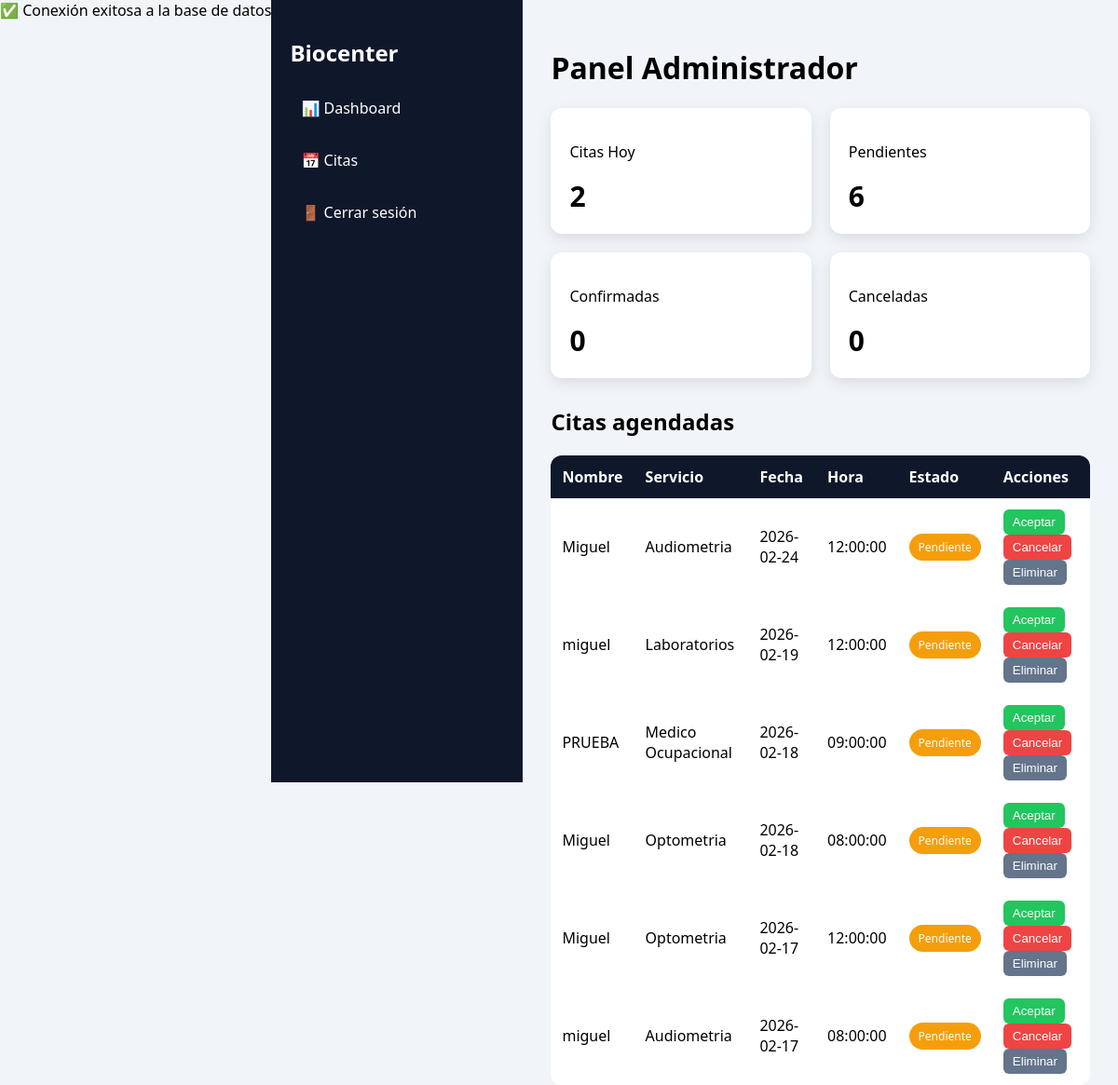
The page /.history/PHP/panel_20260217143322.php (signed in) on the database its author committed.
### tables this page shows
CREATE TABLE `citas` (
  `id` int(11) NOT NULL,
  `nombre_completo` varchar(150) NOT NULL,
  `email` varchar(120) NOT NULL,
  `telefono` varchar(20) NOT NULL,
  `tipo_servicio` enum('Medico Ocupacional','Optometria','Audiometria','Laboratorios') NOT NULL,
  `tipo_usuario` enum('Persona Natural','Empresa') NOT NULL,
  `fecha` date NOT NULL,
  `hora` time NOT NULL,
  `estado` enum('Pendiente','Confirmada','Cancelada') DEFAULT 'Pendiente',
  `fecha_registro` timestamp NOT NULL DEFAULT current_timestamp(),
  `observaciones` text DEFAULT NULL
);

### .history/PHP/panel_20260217143322.php (the view, shortened to what this page needs)
<?php
require "../conection/conexion.php";
$hoy = date("Y-m-d");
$citasHoy = $conn->query("SELECT COUNT(*) total FROM citas WHERE fecha='$hoy'")->fetch_assoc()['total'];
$pendientes = $conn->query("SELECT COUNT(*) total FROM citas WHERE estado='Pendiente'")->fetch_assoc()['total'];
$confirmadas = $conn->query("SELECT COUNT(*) total FROM citas WHERE estado='Confirmada'")->fetch_assoc()['total'];
$canceladas = $conn->query("SELECT COUNT(*) total FROM citas WHERE estado='Cancelada'")->fetch_assoc()['total'];
$citas = $conn->query("SELECT * FROM citas ORDER BY fecha DESC, hora DESC");
?>
<!DOCTYPE html>
<html lang="es">
<head>
</head>
<body>
<div class="sidebar">
<h2>Biocenter</h2>
<a href="#">📊 Dashboard</a>
<a href="#">📅 Citas</a>
<a href="logout.php">🚪 Cerrar sesión</a>
</div>
<div class="main">
<h1>Panel Administrador</h1>
<div class="cards">
<div class="card"><p>Citas Hoy</p><h3><?=$citasHoy?></h3></div>
<div class="card"><p>Pendientes</p><h3><?=$pendientes?></h3></div>
<div class="card"><p>Confirmadas</p><h3><?=$confirmadas?></h3></div>
<div class="card"><p>Canceladas</p><h3><?=$canceladas?></h3></div>
</div>
<h2>Citas agendadas</h2>
<table>
<tr>
<th>Nombre</th>
<th>Servicio</th>
<th>Fecha</th>
<th>Hora</th>
<th>Estado</th>
<th>Acciones</th>
</tr>
<?php while($row=$citas->fetch_assoc()): ?>
<tr>
<td><?=$row['nombre_completo']?></td>
<td><?=$row['tipo_servicio']?></td>
<td><?=$row['fecha']?></td>
<td><?=$row['hora']?></td>
<td>
<span class="estado
<?=
$row['estado']=="Pendiente"?"pendiente":
($row['estado']=="Confirmada"?"confirmada":"cancelada")
?>">
<?=$row['estado']?>
</span>
</td>
<td>
<form action="PHP/accion_cita.php" method="POST" style="display:inline;">
<button class="btn accept">Aceptar</button>
</form>
<form action="PHP/accion_cita.php" method="POST" style="display:inline;">
<button class="btn cancel">Cancelar</button>
</form>
<form action="PHP/accion_cita.php" method="POST" style="display:inline;">
<button class="btn delete">Eliminar</button>
</form>
</td>
</tr>
<?php endwhile; ?>
</table>
</div>
</body>
</html>

### .history/PHP/panel_20260217143322.php (style rules this page uses)
body { margin:0;font-family:'Segoe UI';display:flex;background:#f1f5f9; }
.sidebar { width:230px;background:#0f172a;height:100vh;color:white;padding:20px; }
.sidebar a { display:block;color:white;text-decoration:none;padding:12px;margin:10px 0;border-radius:6px; }
.main { flex:1;padding:30px; }
.cards { display:grid;grid-template-columns:repeat(auto-fit,minmax(200px,1fr));gap:20px;margin-bottom:30px; }
.card { background:white;padding:20px;border-radius:12px;box-shadow:0 5px 15px rgba(0,0,0,.1); }
.card h3 { margin:0;font-size:30px; }
table { width:100%;border-collapse:collapse;background:white;border-radius:12px;overflow:hidden; }
th,td { padding:12px;text-align:left; }
th { background:#0f172a;color:white; }
.estado { padding:6px 10px; border-radius:20px; color:white; font-size:12px; }
.pendiente { background:#f59e0b; }
.btn { padding:6px 10px;border:none;border-radius:6px;color:white;cursor:pointer; }
.accept { background:#22c55e; }
.cancel { background:#ef4444; }
.delete { background:#64748b; }

### rows shown on the page
citas: nombre_completo "Miguel", tipo_servicio "Audiometria", fecha "2026-02-24", hora "12:00:00", estado "Pendiente"
citas: nombre_completo "miguel", tipo_servicio "Laboratorios", fecha "2026-02-19", hora "12:00:00", estado "Pendiente"
citas: nombre_completo "PRUEBA", tipo_servicio "Medico Ocupacional", fecha "2026-02-18", hora "09:00:00", estado "Pendiente"
citas: nombre_completo "Miguel", tipo_servicio "Optometria", fecha "2026-02-18", hora "08:00:00", estado "Pendiente"
citas: nombre_completo "Miguel", tipo_servicio "Optometria", fecha "2026-02-17", hora "12:00:00", estado "Pendiente"
citas: nombre_completo "miguel", tipo_servicio "Audiometria", fecha "2026-02-17", hora "08:00:00", estado "Pendiente"

### other values the page prints
$citasHoy "2"
$pendientes "6"
$confirmadas "0"
$canceladas "0"
